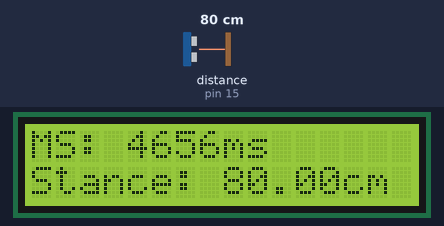
A sketch run on a simulated Arduino Uno, built with avr-gcc and run on an emulated ATmega328P. On the bench: 16×2 character LCD. The inputs (shaded band) are chosen by the test bench; at power-on: distance to the obstacle (sensor on pin 15) 80 cm. The echo pulse lasts 58.3 µs per cm; what the sketch prints to the serial monitor is not drawn.

Above: at 1.2 s.
1.3 s: distance to the obstacle (sensor on pin 15) set to 2 cm
At 2.4 s:
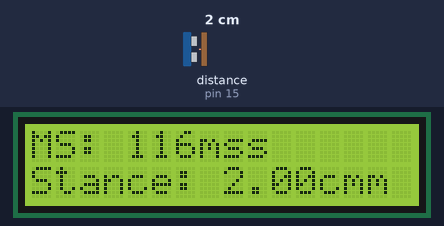
3.5 s: distance to the obstacle (sensor on pin 15) set to 4 cm
At 4.4 s:
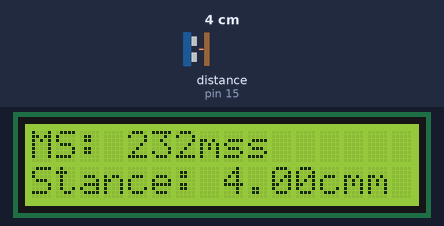
5.6 s: distance to the obstacle (sensor on pin 15) set to 9 cm
At 6.4 s:
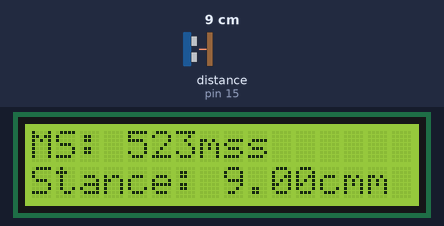
Timing chart, 0 to 8.6 s (numbered marks = the images above; inputs shaded):
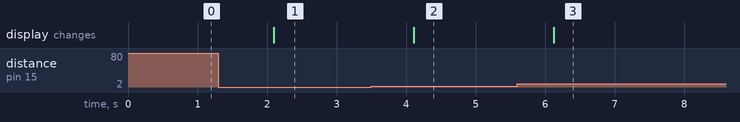

The sketch:

Example001.ino
```cpp
#include <Ultrasonic.h>
#include <LiquidCrystal.h>
#define Echo_pin 15
#define Trig_pin 16
//const byte Button = 6;

Ultrasonic ultra(Trig_pin,Echo_pin);

LiquidCrystal lcd(12, 11, 5, 4, 3, 8);
void setup() {
  // put your setup code here, to run once:
  Serial.begin(9600);
  lcd.begin(16, 2);

}

void loop() {


       long microsec = ultra.Timing();
       float cmMs = ultra.Ranging(CM); // Estimute CM;
       lcd.setCursor(0, 0);
       lcd.print("MS: ");
       lcd.print(microsec);
       lcd.print("ms");
        lcd.setCursor(0, 1);
        lcd.print("Stance: ");
       lcd.print(cmMs);
       lcd.print("cm");
      Serial.print("Ms : "); Serial.print(microsec);Serial.print(" ms  ");
      Serial.print("Stance : "); Serial.print(cmMs); Serial.println(" cm");
      delay(1000);

}
```

Measured:
- after the input at 1.3 s, the display: changes after 0.80 s (image 1)
- after the input at 3.5 s, the display: changes after 0.61 s (image 2)
- after the input at 5.6 s, the display: changes after 0.52 s (image 3)
